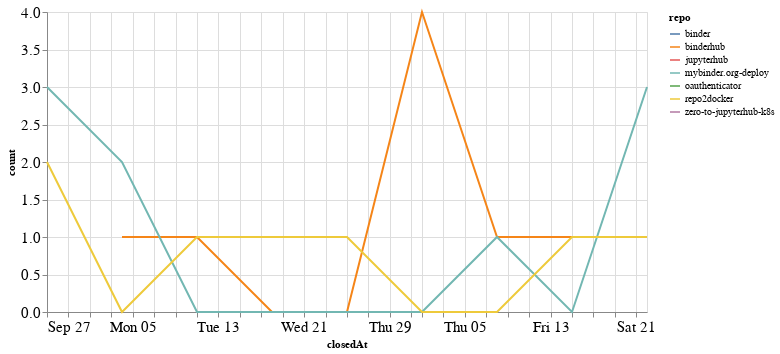

The code cell stored with this chart in its notebook:
### Code cell
closed_by_time = closed_by.groupby('repo').resample('W', on='closedAt').count()['author'].reset_index()
closed_by_time = closed_by_time.rename(columns={'author': 'count'})

alt.Chart(closed_by_time, width=600).mark_line().encode(
    x='closedAt',
    y='count',
    color='repo',
    tooltip="repo"
)

### Figure 1 — Vega-Lite specification as saved in the notebook (floating-point values rounded to 4 significant figures)
{"config": {"axisLeft": {"labelFontSize": 15}, "axisBottom": {"labelFontSize": 15}}, "data": {"name": "data-b2a3f37a3bd1bc22b6b5babfb7340bb9"}, "mark": "line", "encoding": {"color": {"type": "nominal", "field": "repo"}, "tooltip": {"type": "nominal", "field": "repo"}, "x": {"type": "temporal", "field": "closedAt"}, "y": {"type": "quantitative", "field": "count"}}, "width": 600, "$schema": "https://vega.github.io/schema/vega-lite/v4.8.1.json", "datasets": {"data-b2a3f37a3bd1bc22b6b5babfb7340bb9": [{"repo": "binder", "closedAt": "2020-11-15T00:00:00", "count": 1}, {"repo": "binderhub", "closedAt": "2020-10-04T00:00:00", "count": 1}, {"repo": "binderhub", "closedAt": "2020-10-11T00:00:00", "count": 1}, {"repo": "binderhub", "closedAt": "2020-10-18T00:00:00", "count": 0}, {"repo": "binderhub", "closedAt": "2020-10-25T00:00:00", "count": 0}, {"repo": "binderhub", "closedAt": "2020-11-01T00:00:00", "count": 4}, {"repo": "binderhub", "closedAt": "2020-11-08T00:00:00", "count": 1}, {"repo": "binderhub", "closedAt": "2020-11-15T00:00:00", "count": 1}, {"repo": "binderhub", "closedAt": "2020-11-22T00:00:00", "count": 1}, {"repo": "jupyterhub", "closedAt": "2020-11-22T00:00:00", "count": 1}, {"repo": "mybinder.org-deploy", "closedAt": "2020-09-27T00:00:00", "count": 3}, {"repo": "mybinder.org-deploy", "closedAt": "2020-10-04T00:00:00", "count": 2}, {"repo": "mybinder.org-deploy", "closedAt": "2020-10-11T00:00:00", "count": 0}, {"repo": "mybinder.org-deploy", "closedAt": "2020-10-18T00:00:00", "count": 0}, {"repo": "mybinder.org-deploy", "closedAt": "2020-10-25T00:00:00", "count": 0}, {"repo": "mybinder.org-deploy", "closedAt": "2020-11-01T00:00:00", "count": 0}, {"repo": "mybinder.org-deploy", "closedAt": "2020-11-08T00:00:00", "count": 1}, {"repo": "mybinder.org-deploy", "closedAt": "2020-11-15T00:00:00", "count": 0}, {"repo": "mybinder.org-deploy", "closedAt": "2020-11-22T00:00:00", "count": 3}, {"repo": "oauthenticator", "closedAt": "2020-11-22T00:00:00", "count": 1}, {"repo": "repo2docker", "closedAt": "2020-09-27T00:00:00", "count": 2}, {"repo": "repo2docker", "closedAt": "2020-10-04T00:00:00", "count": 0}, {"repo": "repo2docker", "closedAt": "2020-10-11T00:00:00", "count": 1}, {"repo": "repo2docker", "closedAt": "2020-10-18T00:00:00", "count": 1}, {"repo": "repo2docker", "closedAt": "2020-10-25T00:00:00", "count": 1}, {"repo": "repo2docker", "closedAt": "2020-11-01T00:00:00", "count": 0}, {"repo": "repo2docker", "closedAt": "2020-11-08T00:00:00", "count": 0}, {"repo": "repo2docker", "closedAt": "2020-11-15T00:00:00", "count": 1}, {"repo": "repo2docker", "closedAt": "2020-11-22T00:00:00", "count": 1}, {"repo": "zero-to-jupyterhub-k8s", "closedAt": "2020-10-18T00:00:00", "count": 1}]}}
